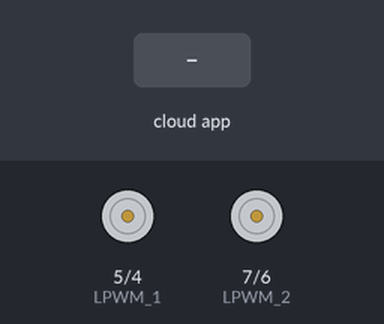
Recording of a sketch running on a simulated Arduino Uno, built with avr-gcc and run on an emulated ATmega328P. On the bench: motor-driver pin pairs drawn as motors (green arrow = first pin HIGH = forward, orange = second pin HIGH = backward, longer = more drive). The test bench sets the inputs (shaded band). The ROS host is connected and sends only what is stated.

Above: at 1.2 s.
1.3 s: the phone or cloud app sets linear.x to -100
At 2.5 s:
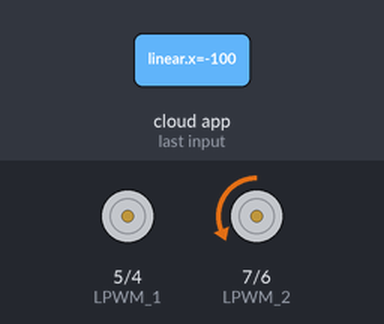
2.8 s: the phone or cloud app sets linear.x to 100
At 4.1 s:
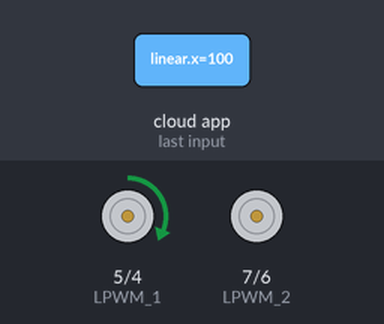
Timing chart, 0 to 5.8 s (numbered marks = the images above; inputs shaded):
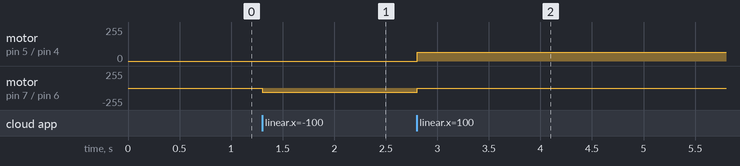

The sketch:

comtrol_mfx1_bot_with_ros.ino
```cpp
// to control bot you must run "roslaunch turtlebot3_teleop turtlebot3_teleop_key.launch" and control the robot with keyboard
#define USE_USBCON // decomment this line when you programme arduino due
#include "ros.h"
#include "geometry_msgs/Twist.h"

float linear_vel_x,angular_vel_z;
int motor_speed = 65;

ros::NodeHandle nh;

#define RPWM_1 4
#define LPWM_1 5

#define RPWM_2 6
#define LPWM_2 7


void velCallback(  const geometry_msgs::Twist& vel)
{
     linear_vel_x = vel.linear.x; //- 1.0; // I CAN USE VEL AS I WANT
     angular_vel_z =vel.angular.z;

     if(linear_vel_x > 0){
      Forward(motor_speed );
     }
     else if(linear_vel_x <0){
      Back(motor_speed );
     }
     else{
      stoppe();
     }
}

void Forward(int Speed){
  //motor forward direction
  analogWrite(RPWM_1, LOW);
  analogWrite(LPWM_1, Speed);
  digitalWrite(RPWM_2, LOW);
  analogWrite(LPWM_2, Speed);
}

void Back(int Speed){
  //motor back direction
  analogWrite(RPWM_1, Speed);
  analogWrite(LPWM_1, LOW);
  analogWrite(RPWM_2, Speed);
  digitalWrite(LPWM_2, LOW);
}
void stoppe(){
  // Stop motors
analogWrite(RPWM_1, 0);
analogWrite(LPWM_1, 0);
analogWrite(RPWM_2, 0);
analogWrite(LPWM_2, 0);
}

ros::Subscriber<geometry_msgs::Twist> sub("cmd_vel" , velCallback);

void setup() {
    // Set motor connections as outputs
  pinMode(RPWM_1, OUTPUT);
  pinMode(LPWM_1, OUTPUT);
  pinMode(RPWM_2, OUTPUT);
  pinMode(LPWM_2, OUTPUT);

  // Stop motors
  analogWrite(RPWM_1, 0);
  analogWrite(LPWM_1, 0);
  analogWrite(RPWM_2, 0);
  analogWrite(LPWM_2, 0);
  stoppe();

     nh.initNode();
     nh.subscribe(sub);

}

void loop() {
     nh.spinOnce();
     delay(10);
}
```

Measured:
- after the input at 1.3 s, motor on pin 7 (LPWM_2) / pin 6 (RPWM_2): stopped → backward 65/255 at once
- after the input at 2.8 s, motor on pin 5 (LPWM_1) / pin 4 (RPWM_1): stopped → forward 65/255 at once; motor on pin 7 (LPWM_2) / pin 6 (RPWM_2): backward 65/255 → stopped at once
